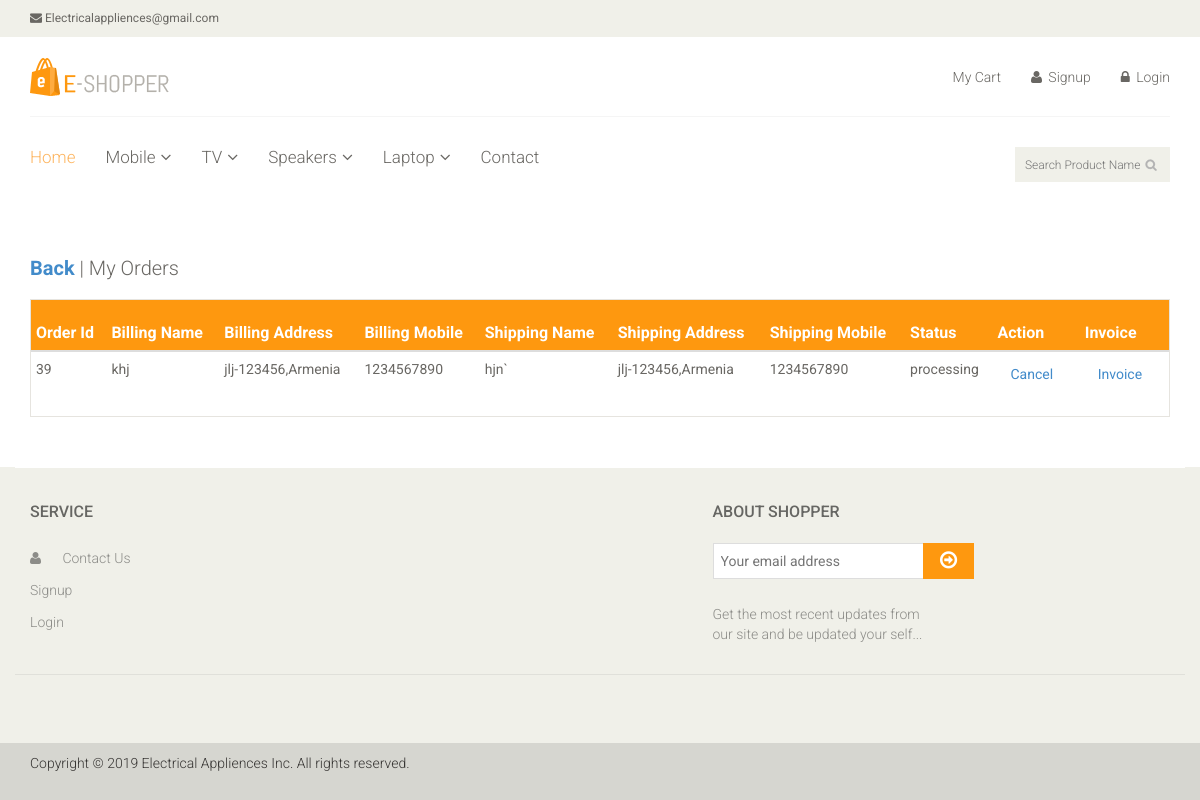
/Front-end/php-files/my_orders.php, run on the app's committed database.
### tables this page shows
CREATE TABLE `category` (
  `category_id` int(11) NOT NULL,
  `category` varchar(255) NOT NULL,
  `category_desc` varchar(255) NOT NULL
);

CREATE TABLE `order_detail` (
  `order_id` int(11) NOT NULL,
  `cart_id` varchar(255) NOT NULL,
  `user_id` int(11) NOT NULL,
  `billing_name` varchar(255) NOT NULL,
  `billing_address` varchar(255) NOT NULL,
  `billing_mobile` varchar(255) NOT NULL,
  `shipping_address` varchar(255) NOT NULL,
  `shipping_name` varchar(255) NOT NULL,
  `shipping_mobile` varchar(255) NOT NULL,
  `billing_city` varchar(255) NOT NULL,
  `shipping_city` varchar(255) NOT NULL,
  `status` varchar(255) NOT NULL,
  `created_at` datetime NOT NULL DEFAULT current_timestamp(),
  `total` decimal(10,0) NOT NULL
);

### Front-end/php-files/connection.php (called while the page is built, shortened)
<?php
if(!isset($_SESSION) && !isset($_SESSION['user_id'])) {
	$currentUserId = isset($_SESSION['user_id']) ? $_SESSION['user_id'] : '0';
}
?>

### Front-end/php-files/my_orders.php (the view)
<?php
include "../comman/header.php";
?>
	<section id="cart_items">
		<div class="container">
			<div class="review-payment">
				<h2> <a class="cart_quantity_up" href="product_list.php"> <strong>Back </strong></a> | My Orders</h2>
			</div>
			<?php
					$ordersData = array();
					$currentUserId = (isset($_SESSION['user_id']) && $_SESSION['user_id']) ? $_SESSION['user_id']: $currentUserId;
					$qry = $conn->query("SELECT *,TC.* FROM order_detail AS O INNER JOIN tbl_cart AS TC ON O.user_id = TC.user_id INNER JOIN product_detail AS PD ON PD.product_id = TC.product_id WHERE O.user_id = '{$currentUserId}' GROUP BY  O.order_id");
               		if ($qry) {
	                    while ($row = mysqli_fetch_assoc($qry))
	                    {
	                      $ordersData[] = $row;
	                    }
               		}
				?>
			<?php if(count($ordersData)): ?>
				<div class="table-responsive cart_info">
					<table class="table table-condensed">
						<thead>
							<tr class="cart_menu">
								<th >Order Id</th>
								<th>Billing Name</th>
								<th>Billing Address</th>
								<th>Billing Mobile</th>
								<th>Shipping Name</th>
								<th>Shipping Address</th>
								<th>Shipping Mobile</th>
								<th>Status</th>
								<th>Action</th>
								<th>Invoice</th>
							</tr>
						</thead>
						<tbody>
	                		<?php $grandTotal = 0; foreach ($ordersData as $_item):?>
	                			<?php
	                				  $itemTotal = $_item['price']*$_item['qty'];
	                			?>
								<tr>
									<td class="cart_description"><p><?php echo $_item['order_id']?></p></td>
									<td class="cart_description"><p><?php echo $_item['billing_name']?></p></td>
									<td class="cart_description"><p><?php echo $_item['billing_address']?></p></td>
									<td class="cart_description"><p><?php echo $_item['billing_mobile']?></p></td>
									<td class="cart_description"><p><?php echo $_item['shipping_name']?></p></td>
									<td class="cart_description"><p><?php echo $_item['shipping_address']?></p></td>
									<td class="cart_description"><p><?php echo $_item['shipping_mobile']?></p></td>
									<td class="cart_description"><p><?php echo $_item['status']?></p></td>
									<td>
				                          <?php if( $_item['status'] != 'cancelled'):?>
				                          <a class="btn btn-secondary" href="cancel_order.php?order_id=<?php echo $_item['order_id']?>">Cancel</a>
				                        <?php else:?>
				                              -
				                        <?php endif;?>
				                      </td>
				                    <td><a class="btn btn-secondary" href="invoice.php?order_id=<?php echo $_item['order_id']?>">Invoice</a></td>
								</tr>
	                		<?php $grandTotal +=$itemTotal; endforeach;?>
						</tbody>
					</table>
				</div>
			<?php else:?>
				<span style="text-align: center;">Sorry, no orders are available.</span>
			<?php endif;?>
		</div>
	</section>
<?php
include "../comman/footer.php";
?>

### Front-end/comman/header.php (shortened to what this page needs)
<!DOCTYPE html>
<?php
include '../php-files/connection.php';
  $isLogged = (isset($_SESSION['is_customer_logged_id']) && $_SESSION['is_customer_logged_id']) ? true : false;
?>
<html lang="en">
<head>
    <link href="../assets/css/bootstrap.min.css" rel="stylesheet">
    <link href="../assets/css/font-awesome.min.css" rel="stylesheet">
    <link href="../assets/css/prettyPhoto.css" rel="stylesheet">
    <link href="../assets/css/price-range.css" rel="stylesheet">
    <link href="../assets/css/animate.css" rel="stylesheet">
  <link href="../assets/css/main.css" rel="stylesheet">
  <link href="../assets/css/responsive.css" rel="stylesheet">
</head>
<body>
  <header id="header">
    <div class="header_top">
      <div class="container">
        <div class="row">
          <div class="col-sm-6">
            <div class="contactinfo">
              <ul class="nav nav-pills">
                <li><a href="#"><i class="fa fa-envelope"></i> Electricalappliences@gmail.com</a></li>
              </ul>
            </div>
          </div>
        </div>
      </div>
    </div>
    <div class="header-middle">
      <div class="container">
        <div class="row">
          <div class="col-sm-4">
            <div class="logo pull-left">
              <a href="index.php"><img src="images/home/logo.png" alt="" /></a>
            </div>
          </div>
          <div class="col-sm-8">
            <div class="shop-menu pull-right">
              <ul class="nav navbar-nav">
                  <li><a href="../php-files/cart.php"><i class="fa "></i> My Cart</a></li>
                <?php if(!$isLogged):?>
                  <li><a href="../html-files/reg.php"><i class="fa fa-user"></i> Signup</a></li>
                  <li><a href="../html-files/login.php"><i class="fa fa-lock"></i> Login</a></li>
                <?php else:?>
                  <li><a href="../html-files/edit_profile.php"><i class="fa fa-user"></i>Edit profile</a></li>
                  <li><a href="../php-files/my_orders.php"><i class="fa fas fa-th"></i>My Orders</a></li>
                  <li><a href="../php-files/logout.php"><i class="fa fa-sign-out"></i> Logout</a></li>
                <?php endif;?>
              </ul>
            </div>
          </div>
        </div>
      </div>
    </div>
    <div class="header-bottom">
      <div class="container">
        <div class="row">
          <div class="col-sm-9">
            <div class="mainmenu pull-left">
              <ul class="nav navbar-nav collapse navbar-collapse">
                <li><a href="../php-files/home.php" class="active">Home</a></li>
                <?php
                        $categoryData = array();
                        $qry = $conn->query("SELECT * FROM category");
                        while ($row = mysqli_fetch_assoc($qry))
                        {
                          $categoryData[] = $row;
                        }
                    ?>
                <?php foreach ($categoryData as $_category):?>
                  <li class="dropdown"><a href="#"><?php echo $_category['category']?><i class="fa fa-angle-down"></i></a>
                  </li>
                <?php endforeach;?>
                <li>
                  <a href="../html-files/contact_us.php">Contact</a></li>
              </ul>
            </div>
          </div>
          <div class="col-sm-3">
            <div class="search_box pull-right">
                   <form action="../php-files/product_list.php" method="post">
                    <input type="text" placeholder="Search Product Name" name="product_name"/>
                  </form>
            </div>
          </div>
        </div>
      </div>
    </div>
  </header>

### Front-end/assets/css/main.css (style rules this page uses)
body { font-family: 'Roboto', sans-serif; background:; position: relative; font-weight:400px; }
ul li { list-style: none; }
a { -webkit-transition: 300ms; -moz-transition: 300ms; -o-transition: 300ms; transition: 300ms; }
h1, h2, h3, h4, h5, h6 { font-family: 'Roboto', sans-serif; }
.header_top { background: none repeat scroll 0 0 #F0F0E9; }
.contactinfo ul li:first-child { margin-left: -15px; }
.contactinfo ul li a { font-size: 12px; color: #696763; font-family: 'Roboto', sans-serif; }
.header-middle .container .row { border-bottom: 1px solid #f5f5f5; margin-left: 0; margin-right: 0; padding-bottom: 20px; padding-top: 20px; }
.header-middle .container .row .col-sm-4 { padding-left: 0; }
.header-middle .container .row .col-sm-8 { padding-right:0; }
.shop-menu ul li { display:inline-block; padding-left: 15px; padding-right: 15px; }
.shop-menu ul li:last-child { padding-right: 0; }
.shop-menu ul li a { background: #FFFFFF; color: #696763; font-family: 'Roboto', sans-serif; font-size: 14px; font-weight: 300; padding:0; padding-right: 0; margin-top: 10px; }
.shop-menu ul li a i { margin-right:3px; }
.header-bottom { padding-bottom: 30px; padding-top: 30px; }
.navbar-collapse.collapse { padding-left: 0; }
.mainmenu ul li { padding-right: 15px; padding-left: 15px; }
.mainmenu ul li:first-child { padding-left: 0px; }
.mainmenu ul li a { color: #696763; font-family: 'Roboto', sans-serif; font-size: 17px; font-weight: 300; padding: 0; padding-bottom: 10px; }
.mainmenu ul li a:hover, .mainmenu ul li a.active, .shop-menu ul li a.active { background:none; color:#fdb45e; }
.search_box input { background: #F0F0E9; border: medium none; color: #B2B2B2; font-family: 'roboto'; font-size: 12px; font-weight: 300; height: 35px; outline: medium none; padding-left: 10px; width: 155px; background-image: url(../images/home/searchicon.png); background-repeat: no-repeat; background-position: 130px; }
.fa-angle-down { padding-left: 5px; }
#cart_items .cart_info { border: 1px solid #E6E4DF; margin-bottom: 50px }
#cart_items .cart_info .cart_menu { background: #FE980F; color: #fff; font-size: 16px; font-family: 'Roboto', sans-serif; font-weight: normal; }
#cart_items .cart_info .table.table-condensed thead tr { height: 51px; }
#cart_items .cart_info .table.table-condensed tr { border-bottom: 1px solid#F7F7F0 }
#cart_items .cart_info .table.table-condensed tr:last-child { border-bottom: 0 }
.cart_info table tr td { border-top: 0 none; vertical-align: inherit; }
#cart_items .cart_info .cart_description p { color:#696763 }
.review-payment h2 { color: #696763; font-size: 20px; font-weight: 300; margin-top: 45px; margin-bottom: 20px }

### data on the page
category: category "Mobile"
category: category "TV"
category: category "Speakers"
category: category "Laptop"
order_detail: order_id "39", billing_name "khj", billing_address "jlj-123456,Armenia", billing_mobile "1234567890", shipping_name "hjn`", shipping_address "jlj-123456,Armenia", shipping_mobile "1234567890", status "processing"
